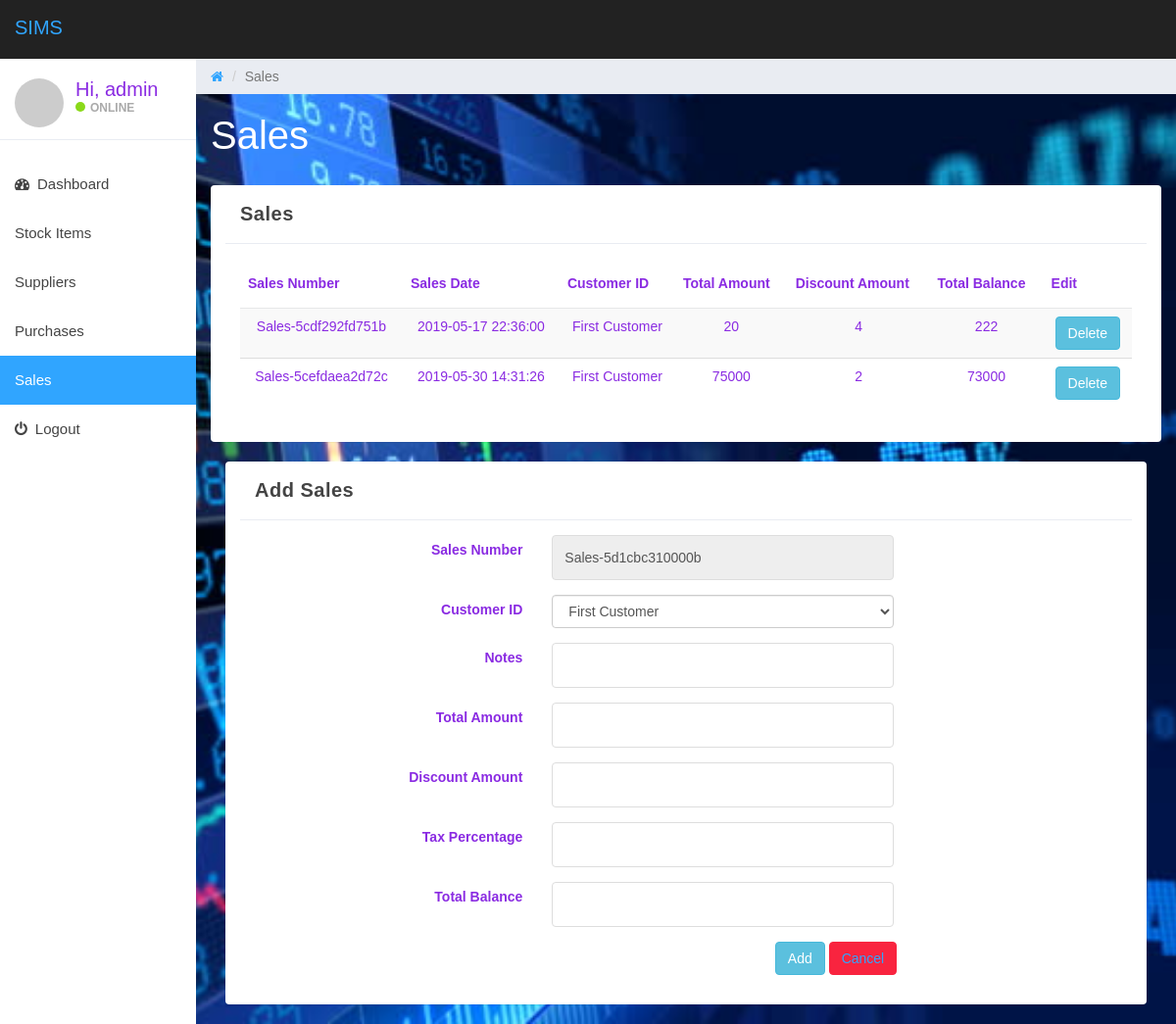
/sales.php (signed in), run on the app's committed database.
### tables this page shows
CREATE TABLE `sales` (
  `sales_no` varchar(100) NOT NULL,
  `customer_id` varchar(100) NOT NULL,
  `sales_date` datetime NOT NULL DEFAULT CURRENT_TIMESTAMP,
  `notes` varchar(100) NOT NULL,
  `total_amt` bigint(100) NOT NULL,
  `dis_amt` bigint(100) NOT NULL,
  `tax_per` bigint(100) NOT NULL,
  `total_bal` bigint(100) NOT NULL
);

### sales.php (the view, shortened to what this page needs)
<?php
include "db/config.php";
?>
<!DOCTYPE html>
<html lang="en">
<head>
	<link href="css/bootstrap.min.css" rel="stylesheet">
    <link href="css/font-awesome.min.css" rel="stylesheet">
    <link href="css/font.css" rel="stylesheet">
	<link href="css/datepicker3.css" rel="stylesheet">
	<link href="css/styles.css" rel="stylesheet">
</head>
<body>
    <nav class="navbar navbar-custom navbar-fixed-top" role="navigation">
		<div class="container-fluid">
			<div class="navbar-header">
				<a class="navbar-brand" href="#"><span>SIMS </span></a>
			</div>
        </div>
    </nav>
    <div id="sidebar-collapse" class="col-sm-3 col-lg-2 sidebar">
		<div class="profile-sidebar">
			<div class="profile-userpic">
				<img src="http://placehold.it/50/30a5ff/fff" class="img-responsive" alt="">
			</div>
			<div class="profile-usertitle">
				<div class="profile-usertitle-name">Hi, <?php echo htmlspecialchars($_SESSION["username"]); ?></div>
				<div class="profile-usertitle-status"><span class="indicator label-success"></span>Online</div>
			</div>
		</div>
		<ul class="nav menu">
			<li><a href="index.php"><em class="fa fa-dashboard">&nbsp;</em> Dashboard</a></li>
			<li><a href="stock.php"> Stock Items </a></li>
			<li><a href="suppliers.php"> Suppliers </a></li>
			<li><a href="purchase.php"> Purchases </a></li>
			<li class="active"><a href="sales.php"> Sales </a></li>
			<li><a href="logout.php"><em class="fa fa-power-off">&nbsp;</em> Logout</a></li>
		</ul>
	</div>
    <div class="col-sm-9 col-sm-offset-3 col-lg-10 col-lg-offset-2 main">
		<div class="row">
			<ol class="breadcrumb">
				<li><a href="index.php">
					<em class="fa fa-home"></em>
				</a></li>
				<li class="active">Sales</li>
			</ol>
		</div>
		<div class="row">
			<div class="col-lg-12">
				<h1 class="page-header">Sales</h1>
			</div>
		</div>
		<div class="row">
		<div class="col-md-12 col-sm-12 col-lg-12">
                <div class="panel panel-default col-lg-12 col-md-12 col-sm-12">
                    <div class="panel-heading">
                        <strong>Sales</strong>
                    </div>
						<div class="panel-body">
								<table class='table table-striped table-responsible'>
									<thead>
										<tr>
										<th><strong>Sales Number</strong></th>
										<th><strong>Sales Date</strong></th>
										<th><strong>Customer ID</strong></th>
										<th><strong>Total Amount</strong></th>
										<th><strong>Discount Amount</strong></th>
										<th><strong>Total Balance</strong></th>
										<th><strong>Edit</strong></th>
										</tr>
									</thead>
									<tbody>
										<?php
											$count=1;
											$sel_query="Select * from sales;";
											$result = mysqli_query($mysqli,$sel_query);
											while($row = mysqli_fetch_assoc($result)) { ?>
											<tr>
											<td align="center"><?php echo $row['sales_no']; ?></td>
											<td align="center"><?php echo $row['sales_date']; ?></td>
											<td align="center"><?php echo $row['customer_id']; ?></td>
											<td align="center"><?php echo $row['total_amt'] ?></td>
											<td align="center"><?php echo $row['dis_amt'] ?></td>
											<td align="center"><?php echo $row['total_bal'] ?></td>
											<td align="center">
											<a href="sales_delete.php?id=<?php echo $row["sales_no"]; ?>" class="btn btn-info">Delete</a>
											</td>
											</tr>
										<?php $count++; } ?>
									</tbody>
								</table>
							</div>
					</div>
            </div>
		</div>
		<div class="col-md-12 col-sm-12 col-lg-12">
                <div class="panel panel-default col-lg-12 col-md-12 col-sm-12">
                    <div class="panel-heading">
                        <strong>Add Sales</strong>
					</div>
                    <div class="panel-body">
                        <form action="sales.php" method="POST" class="form-horizontal">
							<div class="form-group">
								<label for="sales_no" class="control-label col-sm-4">Sales Number </label>
								<div class="col-md-5">
									<input type="text" class="form-control" id="sales_no" name="sales_no" value="<?php echo uniqid('Sales-', $more_entropy=false) ?>"  readonly="readonly">
								</div>
							</div>
							<div class="form-group">
								<label for="customer_id" class="control-label col-sm-4">Customer ID </label>
								<div class="col-md-5">
								<select class="form-control" id="customer_id" name="customer_id">
									<option value="First Customer">First Customer</option>
								</select>
								</div>
							</div>
							<div class="form-group">
								<label for="note" class="control-label col-sm-4">Notes </label>
								<div class="col-md-5">
									<input type="text" class="form-control" id="note" name="note">
								</div>
							</div>
							<div class="form-group">
								<label for="total_amt" class="control-label col-sm-4">Total Amount </label>
								<div class="col-md-5">
									<input type="text" class="form-control" id="total_amt" name="total_amt">
								</div>
							</div>
							<div class="form-group">
								<label for="dis_amt" class="control-label col-sm-4">Discount Amount</label>
								<div class="col-md-5">
									<input type="text" class="form-control" id="dis_amt" name="dis_amt">
								</div>
							</div>
							<div class="form-group">
								<label for="tax_per" class="control-label col-sm-4">Tax Percentage </label>
								<div class="col-md-5">
									<input type="text" class="form-control" id="tax_per" name="tax_per">
								</div>
							</div>
							<div class="form-group">
								<label for="total_bal" class="control-label col-sm-4">Total Balance </label>
								<div class="col-md-5">
									<input type="text" class="form-control" id="total_bal" name="total_bal">
								</div>
							</div>
							<div class="form-group">
								<div class="col-sm-offset-7 col-sm-5">
									<button type="submit" name="submit" class="btn btn-info">Add</button>
									<button type="submit" name="submit" class="btn btn-danger"><a href="stock.php">Cancel</a></button>
								</div>
							</div>
						</form>
                    </div>
                </div>
            </div>
		</div>
</body>
</html>

### css/styles.css (style rules this page uses)
body { background: #f1f4f7; padding-top: 60px; font-size: 14px; color: #444444; font-family: "Montserrat", "Helvetica Neue", Helvetica, Arial, sans-serif; }
a, a:hover, a:focus { color: #30a5ff; }
h1, h2, h3, h4, h5, h6 { color: #444444; }
h1 { font-weight: 300; font-size: 40px; }
input.form-control { border: 1px solid #ddd; box-shadow: none; height: 46px; }
.navbar-custom { background: #222; height: 60px; }
.navbar-header .navbar-brand { color: #fff; font-size: 20px; text-transform: uppercase; font-weight: 500; height: 60px; padding-top: 18px; }
.navbar-header .navbar-brand span { color: #30a5ff; }
.btn-danger, .btn-danger:hover, .btn-danger:focus, .btn-danger:active, .btn-danger.active, .open > .dropdown-toggle.btn-danger, .btn-danger.disabled, .btn-danger[disabled], fieldset[disabled] .btn-danger, .btn-danger.disabled:hover, .btn-danger[disabled]:hover, fieldset[disabled] .btn-danger:hover, .btn-danger.disabled:focus, .btn-danger[disabled]:focus, fieldset[disabled] .btn-danger:focus, .btn-danger.disabled:active, .btn-danger[disabled]:active, fieldset[disabled] .btn-danger:active, .btn-danger.disabled.active, .btn-danger[disabled].active, fieldset[disabled] .btn-danger.active { background-color: #f9243f; border-color: #f9243f; }
.label-success { background-color: #8ad919; }
.panel { border: 0; }
.panel-heading { font-size: 20px; font-weight: 300; letter-spacing: 0.025em; height: 60px; line-height: 38px; }
.panel-default .panel-heading { background: #fff; border-bottom: 1px solid #e9ecf2; color: #444444; }
.navbar { border: 0; }
.sidebar { display: block; padding: 0; display: none; box-shadow: none; background: #fff; }
.sidebar ul { margin: 20px 0px; }
@media (min-width: 768px) { .sidebar { display: block; position: fixed; top: 60px; bottom: 0; left: 0; z-index: 1000; display: block; margin: 0; padding: 0; overflow-x: hidden; overflow-y: auto; } }
@media (min-width: 768px) { .navbar-header { width: 100%; } }
.sidebar ul.nav .active a, .sidebar ul.nav li.parent a.active, .sidebar ul.nav .active > a:hover, .sidebar ul.nav li.parent a.active:hover, .sidebar ul.nav .active > a:focus, .sidebar ul.nav li.parent a.active:focus { color: #fff; background-color: #30a5ff; }
.sidebar ul.nav li a { height: 50px; font-size: 15px; line-height: 2em; color: #444444; }
.profile-sidebar { padding: 10px 0; border-bottom: 1px solid #e9ecf2; }
.indicator { width: 10px; height: 10px; display: inline-block; border-radius: 9999px; margin-right: 5px; }
.profile-userpic img { float: left; margin: 10px 0px 0px 15px; width: 50px; height: 50px; border-radius: 9999px !important; }
.profile-usertitle { float: left; text-align: left; margin: 10px 0 0 12px; }
.profile-usertitle-name { font-size: 20px; margin-bottom: 0px; }
.profile-usertitle-status { text-transform: uppercase; color: #AAA; font-size: 12px; font-weight: 600; margin-bottom: 15px; }
.breadcrumb { border-radius: 0; padding: 10px 15px 10px 15px; background: #e9ecf2; margin: 0; }
h1.page-header { margin-top: 20px; border-bottom: 0; }
.table { background: #fff; }
.table > thead > tr > th { border-bottom: 1px solid #e6e7e8; vertical-align: middle; height: 50px; }

### sales.php (style rules this page uses)
body { font: 14px sans-serif; }
body { background: url(images/1.jpg) no-repeat center center fixed; -webkit-background-size: cover; -moz-background-size: cover; -o-background-size: cover; background-size: cover; color: blueviolet; }
h1.page-header { margin-top: 20px; border-bottom: 0; color: white; }

### data on the page
sales: sales_no "Sales-5cdf292fd751b", sales_date "2019-05-17 22:36:00", customer "First Customer", total_amt "20", dis_amt "4", total_bal "222"
sales: sales_no "Sales-5cefdaea2d72c", sales_date "2019-05-30 14:31:26", customer "First Customer", total_amt "75000", dis_amt "2", total_bal "73000"

### other printed values
$_SESSION["username"] "admin"
